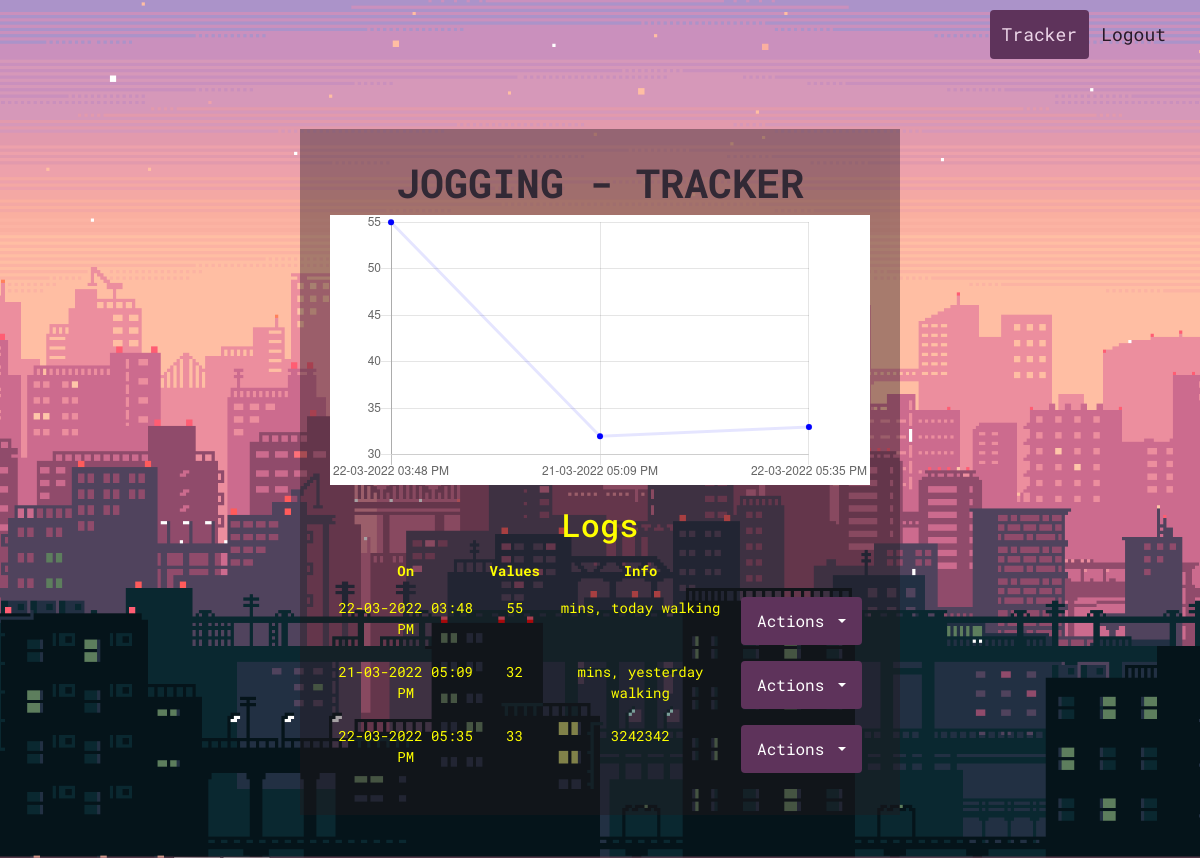
/user/sri/Jogging (signed in), run on the app's committed database.
### app.py (models this page shows)
class Activity(db.Model):
    __tablename__ = 'activity_db'
    id = db.Column(db.Integer, primary_key=True, autoincrement=True)
    activity = db.Column(db.String)
    description = db.Column(db.String)
    tracker_type = db.Column(db.String)
    date = datetime.datetime.now()
    mselect = db.Column(db.String(150), nullable=True)
    user_id = db.Column(db.Integer, db.ForeignKey('user_db.id'))
    activity_data = db.relationship('TrackerData', backref="tracker")

class TrackerData(db.Model):
    __tablename__ = 'tracker_db'
    id = db.Column(db.Integer, primary_key=True, autoincrement=True)
    tracker_id = db.Column(db.Integer, db.ForeignKey('activity_db.id'))
    date = db.Column(db.String, nullable=False)
    tracker_value = db.Column(db.Integer, nullable=True)
    description = db.Column(db.String, nullable=False)

### app.py (the view)
@app.route('/user/<username>/<activity>')
def view_tracker(username, activity):
    log_user = session.get('name')
    session["activity"] = activity
    user_obj = db.session.query(Users).filter(
        Users.username == log_user).first()
    user_trackers = db.session.query(Activity).filter(
        Activity.user_id == user_obj.id).all()
    for tracker in user_trackers:
        if tracker.activity == activity:
            curr_tracker = tracker
    curr_tracker_logs = db.session.query(TrackerData).filter(
        TrackerData.tracker_id == curr_tracker.id).all()
    log_values_raw = []
    log_value_time = []
    for logs in curr_tracker_logs:
        log_values_raw.append(logs.tracker_value)
        log_value_time.append(logs.date)
    return render_template('activity.html', tracker=curr_tracker_logs, name=log_user, activity=activity)

### templates/activity.html (shortened to what this page needs)
<!DOCTYPE html>
<html>
<head>
  <link href="https://cdn.jsdelivr.net/npm/bootstrap@5.1.3/dist/css/bootstrap.min.css" rel="stylesheet"
>
  <link rel="stylesheet" href="https://cdnjs.cloudflare.com/ajax/libs/font-awesome/4.7.0/css/font-awesome.min.css">
  <link rel="stylesheet" href="/static/css/index.css">
</head>
<body>
  <div class="container-fluid banner">
    <div class="col-md-6 offset-md-3">
      <form class="box" method="POST">
        <h1>{{activity}} - Tracker</h1>
        <canvas id="myChart" style="width:100%;max-width:700px;background-color: white;"></canvas>
        <br />
        <h2 style="color: yellow;">Logs</h2>
        <table class='table table-borderless' style="color: yellow;">
          <thead>
            <th>On</th>
            <th>Values</th>
            <th>Info</th>
          </thead>
          <tbody>
            {% for row in tracker %}
            <tr>
              <td style="color: yellow;">{{row.date}}</td>
              <td style="color: yellow;">{{row.tracker_value}}</td>
              <td style="color: yellow;">{{row.description}}</td>
              <td>
                <div class="dropdown">
                  <button style="color: white;background-color: rgb(94, 51, 91);" class="btn btn-secondary dropdown-toggle" type="button" id="dropdownMenuButton1"
                    data-bs-toggle="dropdown" aria-expanded="false">
                    Actions
                  </button>
                </div>
              </td>
            </tr>
            {%endfor%}
          </tbody>
        </table>
      </form>
    </div>
    <div class="header">
      <div class="header-right">
        <a class="active" href='/user/{{name}}'>Tracker</a>
        <a href='{{url_for("logout")}}'>Logout</a>
      </div>
    </div>
</body>
<script>
  var xValues = [{% for row in tracker %}
  "{{row.date}}",
    {% endfor %}];
  var yValues = [{% for row in tracker %}
  "{{row.tracker_value}}",
    {% endfor %}];
  new Chart("myChart", {
  {% for row in tracker %}
  {% if row.tracker_value | int != 0 %}
  type: "line",
    {% else %}
  type: "bar",
    {% endif %}
  {% endfor %}
  data: {
    labels: xValues,
      datasets: [{
        fill: false,
        lineTension: 0,
        backgroundColor: "rgba(0,0,255,1.0)",
        borderColor: "rgba(0,0,255,0.1)",
        data: yValues
      }]
  },
  options: {
    legend: {
      display: false,
        position: 'bottom'
    },
  }
});
</script>
</html>

### static/css/index.css (style rules this page uses)
body { margin: 0; padding: 0; font-family: 'Roboto Mono', sans-serif; font-size: 14px; color: black; }
.banner { height: 100vh; width: 100%; background: url("../images/bg3.jpg"); background-position: top; background-size: cover; background-repeat: none; }
.box { overflow: scroll; height: 80%; width: 600px; padding: 30px; top: 55%; position: absolute; left: 50%; font-family: 'Roboto Mono', sans-serif; transform: translate(-50%, -50%); background: rgba(36, 23, 28, 0.4); text-align: center; }
.box h1 { color: rgb(50, 41, 53); text-transform: uppercase; font-weight: 700; }
.header { overflow: hidden; padding: 10px 10px; font-family: 'Roboto Mono'; }
.header a { float: left; color: rgb(39, 24, 39); text-align: center; padding: 12px; font-family: 'Roboto Mono'; text-decoration: none; font-size: 18px; line-height: 25px; border-radius: 4px; }
.header a.active { background-color: rgb(94, 51, 91); color: rgb(236, 213, 232); }
.header-right { float: right; }

### templates/activity.html (style rules this page uses)
.btn { background-color: DodgerBlue; border: none; color: white; padding: 12px 16px; font-size: 16px; cursor: pointer; }

### data on the page
Activity: activity "JOGGING"
TrackerData: date "22-03-2022 03:48 PM", tracker_value "55", description "mins, today walking"
TrackerData: date "21-03-2022 05:09 PM", tracker_value "32", description "mins, yesterday walking"
TrackerData: date "22-03-2022 05:35 PM", tracker_value "33", description "3242342"

### other printed values
chart data {{ row.tracker_value }} 55, 32, 33
